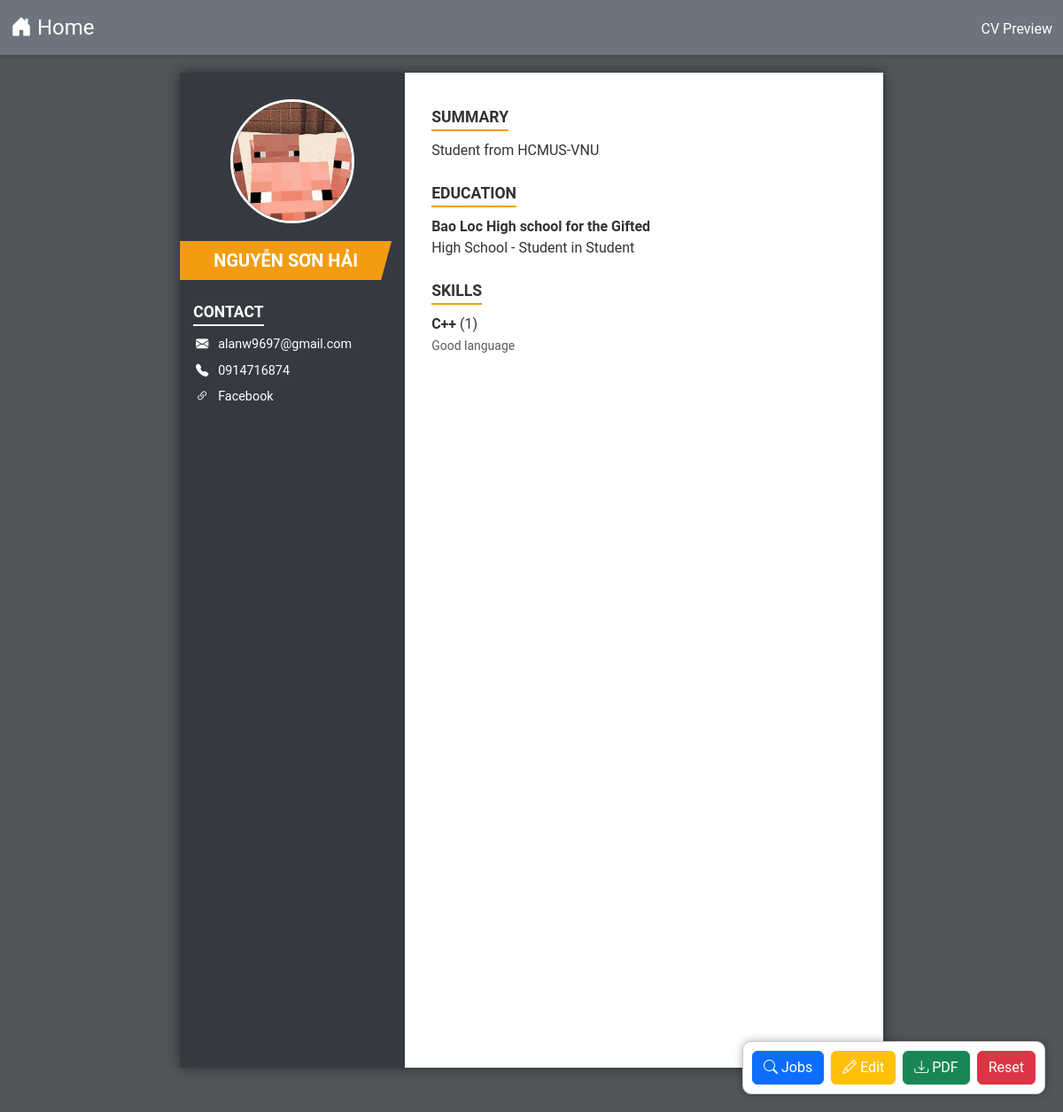
Before: /view_cv with the older database file.
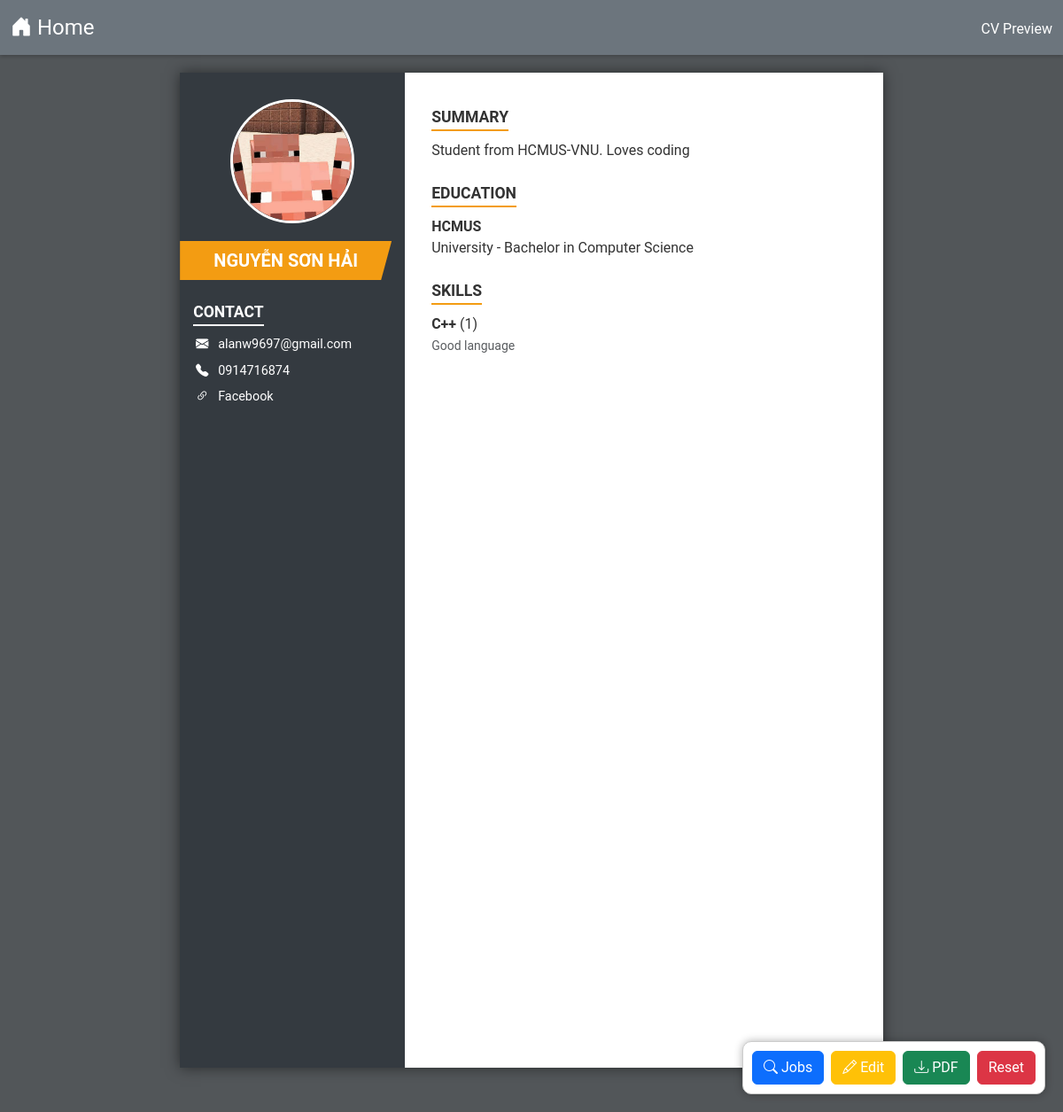
After: the same page with the newer database file.
### tables this page shows
CREATE TABLE cv_basic(id INTEGER PRIMARY KEY, name TEXT, email TEXT, phone TEXT, photopath TEXT, profile TEXT);

CREATE TABLE cv_contacts(id INTEGER PRIMARY KEY, platform TEXT, link TEXT);

CREATE TABLE cv_education(id INTEGER PRIMARY KEY, degreetype TEXT, title TEXT, major TEXT, school TEXT);

CREATE TABLE cv_skills(id INTEGER PRIMARY KEY, tool TEXT, years TEXT, review TEXT);

### UPS/views.py (the view)
@app.route('/view_cv')
def view_cv_route():
    cv_data = get_cv_full()
    if not cv_data:
        return redirect(url_for('cv_home_route'))
    return render_template('cv_view.html', cv=cv_data)

### UPS/cv.py (called while the page is built)
def get_cv_full():
    connect = sqlite3.connect(db_path)
    cursor = connect.cursor()
    data = {}
    cursor.execute('SELECT * FROM cv_basic LIMIT 1')
    basic = cursor.fetchone()
    if basic:
        data['basic'] = basic
        cursor.execute('SELECT * FROM cv_education')
        data['education'] = cursor.fetchall()
        cursor.execute('SELECT * FROM cv_certs')
        data['certs'] = cursor.fetchall()
        cursor.execute('SELECT * FROM cv_languages')
        data['languages'] = cursor.fetchall()
        cursor.execute('SELECT * FROM cv_skills')
        data['skills'] = cursor.fetchall()
        cursor.execute('SELECT * FROM cv_experience')
        data['experience'] = cursor.fetchall()
        cursor.execute('SELECT * FROM cv_contacts')
        data['contacts'] = cursor.fetchall()
    connect.close()
    return data if 'basic' in data else None

### UPS/templates/cv_view.html (shortened to what this page needs)
<!DOCTYPE html>
<html lang="en">
<head>
    <link href="https://cdn.jsdelivr.net/npm/bootstrap@5.3.2/dist/css/bootstrap.min.css" rel="stylesheet">
    <link rel="stylesheet" href="https://cdn.jsdelivr.net/npm/bootstrap-icons@1.10.5/font/bootstrap-icons.css">
    <link rel="stylesheet" href="{{ url_for('static', filename='css/cvview.css') }}">
</head>
<body>
    <nav class="navbar navbar-expand-md navbar-dark bg-secondary fs-5" id="topNav">
        <div class="container-fluid">
            <a href="{{ url_for('index') }}" class="navbar-brand fs-4"><i class="bi bi-house-door-fill"></i> Home</a>
            <div class="ms-auto">
                <span class="text-white fs-6">CV Preview</span>
            </div>
        </div>
    </nav>
    <div class="cv-wrapper">
        <div class="cv-container" id="cvContent">
            <div class="left-col">
                {% if cv['basic'][4] %}
                <div class="profile-img-container">
                    <img src="{{ url_for('static', filename='uploads/' + cv['basic'][4]) }}" class="profile-img">
                </div>
                {% else %}
                <div class="profile-img-container bg-secondary d-flex align-items-center justify-content-center">
                    <span class="fs-1 text-white">{{ cv['basic'][1][0] }}</span>
                </div>
                {% endif %}
                <div class="name-box">
                    <h5 class="m-0 text-uppercase fw-bold">{{ cv['basic'][1] }}</h5>
                </div>
                <div class="mb-4">
                    <h6 class="section-title section-title-dark">Contact</h6>
                    <div class="contact-item"><i class="bi bi-envelope-fill"></i> {{ cv['basic'][2] }}</div>
                    {% if cv['basic'][3] %}
                    <div class="contact-item"><i class="bi bi-telephone-fill"></i> {{ cv['basic'][3] }}</div>
                    {% endif %}
                    {% for contact in cv['contacts'] %}
                    <div class="contact-item">
                        <i class="bi bi-link-45deg"></i>
                        <a href="{{ contact[2] }}" class="text-white text-decoration-none" target="_blank">{{ contact[1] }}</a>
                    </div>
                    {% endfor %}
                </div>
            </div>
            <div class="right-col">
                <div class="mb-3">
                    <h5 class="section-title">Summary</h5>
                    <p style="text-align: justify;">{{ cv['basic'][5] }}</p>
                </div>
                {% if cv['education'] %}
                <div class="mb-3">
                    <h5 class="section-title">Education</h5>
                    {% for edu in cv['education'] %}
                    <div class="mb-2">
                        <div class="fw-bold">{{ edu[4] }}</div>
                        <div>{{ edu[1] }} - {{ edu[2] }} in {{ edu[3] }}</div>
                    </div>
                    {% endfor %}
                </div>
                {% endif %}
                {% if cv['skills'] %}
                <div class="mb-3">
                    <h5 class="section-title">Skills</h5>
                    <div class="row">
                        {% for skill in cv['skills'] %}
                        <div class="col-md-6 mb-2">
                            <strong>{{ skill[1] }}</strong> ({{ skill[2] }})
                            <br><small class="text-muted">{{ skill[3] }}</small>
                        </div>
                        {% endfor %}
                    </div>
                </div>
                {% endif %}
            </div>
        </div>
    </div>
    <div class="action-bar d-flex gap-2" id="actionBar">
        <a href="{{ url_for('jobs_route') }}" class="btn btn-primary"><i class="bi bi-search"></i> Jobs</a>
        <a href="{{ url_for('edit_cv_route') }}" class="btn btn-warning text-white"><i class="bi bi-pencil"></i> Edit</a>
        <button onclick="downloadPDF()" class="btn btn-success"><i class="bi bi-download"></i> PDF</button>
        <a href="{{ url_for('reset_cv_route') }}" class="btn btn-danger" onclick="return confirm('Delete CV?');">Reset</a>
    </div>
</body>
</html>

### UPS/static/css/cvview.css (style rules this page uses)
* { -webkit-print-color-adjust: exact !important; print-color-adjust: exact !important; color-adjust: exact !important; }
body { background: #525659; margin: 0; padding-bottom: 50px; font-family: 'Roboto', 'Segoe UI', Helvetica, Arial, sans-serif; }
body { background: #525659; margin: 0; padding-bottom: 50px; }
.navbar { margin-bottom: 20px; box-shadow: 0 2px 4px rgba(0,0,0,0.2); }
.cv-wrapper { display: flex; justify-content: center; }
.cv-container { width: 210mm; min-height: 297mm; background: white; display: flex; box-shadow: 0 0 15px rgba(0,0,0,0.5); margin: 0 auto; }
.left-col { width: 32%; background-color: #343a40; color: white; padding: 30px 15px; display: flex; flex-direction: column; }
.right-col { width: 68%; padding: 30px; color: #333; }
.profile-img-container { width: 140px; height: 140px; border-radius: 50%; overflow: hidden; margin: 0 auto 20px auto; border: 3px solid white; }
.profile-img { width: 100%; height: 100%; object-fit: cover; }
.name-box { background: #f39c12; color: white; padding: 10px; text-align: center; margin-bottom: 25px; margin-left: -15px; width: calc(100% + 15px); clip-path: polygon(0 0, 100% 0, 95% 100%, 0% 100%); }
.section-title { font-weight: bold; text-transform: uppercase; border-bottom: 2px solid #f39c12; display: inline-block; margin-bottom: 10px; padding-bottom: 3px; font-size: 1.1rem; margin-top: 10px; }
.section-title-dark { border-bottom-color: white; color: white; margin-top: 0; }
.contact-item { margin-bottom: 8px; font-size: 0.9rem; display: flex; align-items: center; word-break: break-word; }
.contact-item i { margin-right: 8px; min-width: 20px; text-align: center; }
.action-bar { position: fixed; bottom: 20px; right: 20px; background: white; padding: 10px; border-radius: 10px; box-shadow: 0 0 10px rgba(0,0,0,0.3); z-index: 1000; border: 1px solid #ccc; }

Changed rows visible on the page:
removed cv_education: school "Bao Loc High school for the Gifted", degreetype "High School", title "Student", major "Student"
changed cv_basic "NGUYỄN SƠN HẢI": profile "Student from HCMUS-VNU" → "Student from HCMUS-VNU. Loves coding"
added cv_education: school "HCMUS", degreetype "University", title "Bachelor", major "Computer Science"
